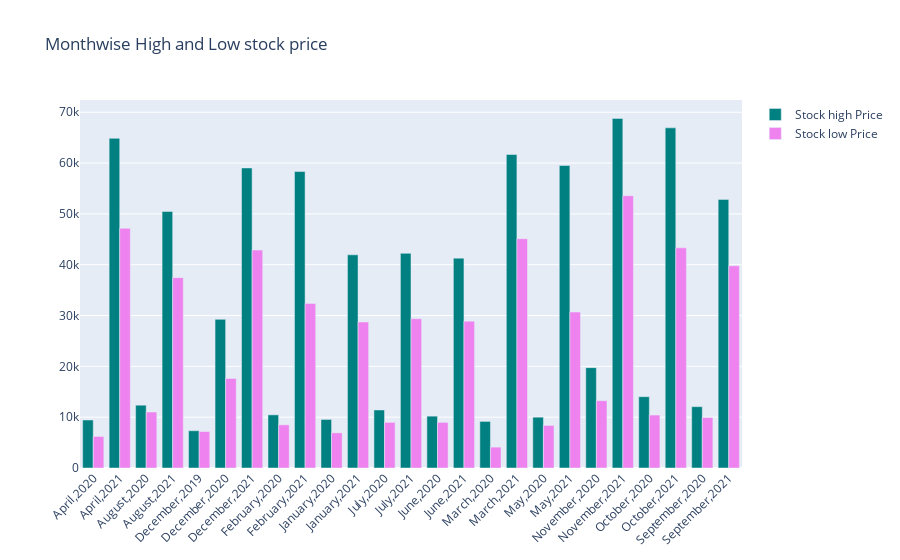

The notebook cell this image was saved under:
### Code cell
fig = go.Figure()
fig.add_trace(go.Bar(
    x=monthvise_high.index,
    y=monthvise_high,
    name='Stock high Price',
    marker_color='teal'
))
fig.add_trace(go.Bar(
    x=monthvise_low.index,
    y=monthvise_low,
    name='Stock low Price',
    marker_color='violet'
))

fig.update_layout(barmode='group', xaxis_tickangle=-45, 
                  title=' Monthwise High and Low stock price')
fig.show()

### Figure 1 — Plotly figure (JSON) as saved in the notebook; plotly's stock layout.template omitted (floating-point values rounded to 4 significant figures)
{"data": [{"marker": {"color": "teal"}, "name": "Stock high Price", "type": "bar", "x": ["April,2020", "April,2021", "August,2020", "August,2021", "December,2019", "December,2020", "December,2021", "February,2020", "February,2021", "January,2020", "January,2021", "July,2020", "July,2021", "June,2020", "June,2021", "March,2020", "March,2021", "May,2020", "May,2021", "November,2020", "November,2021", "October,2020", "October,2021", "September,2020", "September,2021"], "y": [9441.0, 64860.0, 12360.0, 50480.0, 7335.0, 29240.0, 59040.0, 10460.0, 58330.0, 9553.0, 41950.0, 11420.0, 42240.0, 10200.0, 41300.0, 9168.0, 61680.0, 9997.0, 59520.0, 19750.0, 68790.0, 14030.0, 66930.0, 12070.0, 52850.0]}, {"marker": {"color": "violet"}, "name": "Stock low Price", "type": "bar", "x": ["April,2020", "April,2021", "August,2020", "August,2021", "December,2019", "December,2020", "December,2021", "February,2020", "February,2021", "January,2020", "January,2021", "July,2020", "July,2021", "June,2020", "June,2021", "March,2020", "March,2021", "May,2020", "May,2021", "November,2020", "November,2021", "October,2020", "October,2021", "September,2020", "September,2021"], "y": [6202.0, 47160.0, 11010.0, 37460.0, 7170.0, 17620.0, 42870.0, 8493.0, 32380.0, 6915.0, 28720.0, 8977.0, 29360.0, 8976.0, 28890.0, 4107.0, 45120.0, 8374.0, 30680.0, 13240.0, 53570.0, 10420.0, 43320.0, 9916.0, 39790.0]}], "layout": {"barmode": "group", "title": {"text": " Monthwise High and Low stock price"}, "xaxis": {"tickangle": -45}}}
